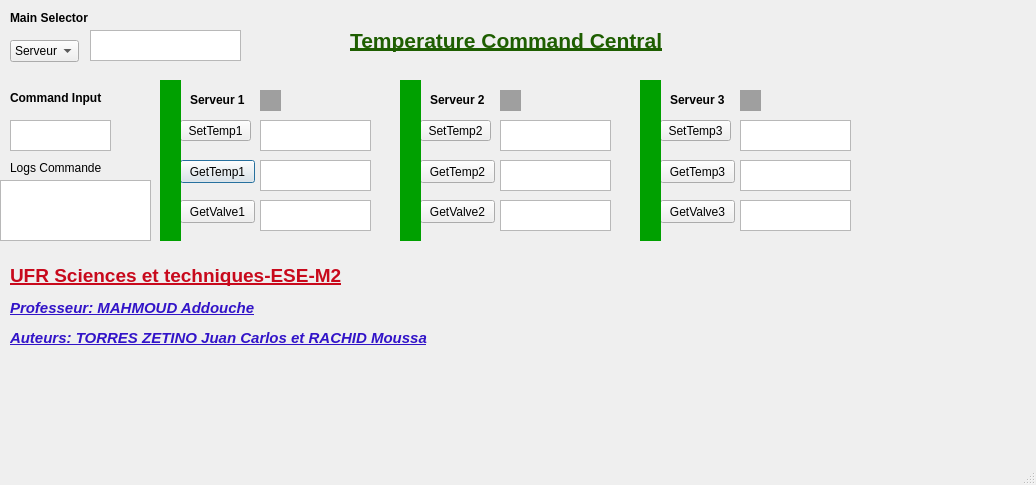
<?xml version="1.0" encoding="UTF-8"?>
<ui version="4.0">
 <class>Dialog</class>
 <widget class="QDialog" name="Dialog">
  <property name="geometry">
   <rect>
    <x>0</x>
    <y>0</y>
    <width>1036</width>
    <height>485</height>
   </rect>
  </property>
  <property name="windowTitle">
   <string>Dialog</string>
  </property>
  <property name="sizeGripEnabled">
   <bool>true</bool>
  </property>
  <widget class="QTextEdit" name="textEdit">
   <property name="geometry">
    <rect>
     <x>260</x>
     <y>160</y>
     <width>111</width>
     <height>31</height>
    </rect>
   </property>
   <property name="readOnly">
    <bool>true</bool>
   </property>
   <property name="html">
    <string>&lt;!DOCTYPE HTML PUBLIC &quot;-//W3C//DTD HTML 4.0//EN&quot; &quot;http://www.w3.org/TR/REC-html40/strict.dtd&quot;&gt;
&lt;html&gt;&lt;head&gt;&lt;meta name=&quot;qrichtext&quot; content=&quot;1&quot; /&gt;&lt;style type=&quot;text/css&quot;&gt;
p, li { white-space: pre-wrap; }
&lt;/style&gt;&lt;/head&gt;&lt;body style=&quot; font-family:'MS Shell Dlg 2'; font-size:8.25pt; font-weight:400; font-style:normal;&quot;&gt;
&lt;p style=&quot;-qt-paragraph-type:empty; margin-top:0px; margin-bottom:0px; margin-left:0px; margin-right:0px; -qt-block-indent:0; text-indent:0px;&quot;&gt;&lt;br /&gt;&lt;/p&gt;&lt;/body&gt;&lt;/html&gt;</string>
   </property>
  </widget>
  <widget class="QTextEdit" name="textEdit_2">
   <property name="geometry">
    <rect>
     <x>0</x>
     <y>180</y>
     <width>151</width>
     <height>61</height>
    </rect>
   </property>
   <property name="readOnly">
    <bool>true</bool>
   </property>
  </widget>
  <widget class="QPushButton" name="pushButton">
   <property name="geometry">
    <rect>
     <x>180</x>
     <y>160</y>
     <width>75</width>
     <height>23</height>
    </rect>
   </property>
   <property name="text">
    <string>GetTemp1</string>
   </property>
  </widget>
  <widget class="QPushButton" name="pushButton_2">
   <property name="geometry">
    <rect>
     <x>180</x>
     <y>120</y>
     <width>71</width>
     <height>21</height>
    </rect>
   </property>
   <property name="text">
    <string>SetTemp1</string>
   </property>
  </widget>
  <widget class="QListWidget" name="listWidget">
   <property name="geometry">
    <rect>
     <x>-200</x>
     <y>500</y>
     <width>256</width>
     <height>192</height>
    </rect>
   </property>
  </widget>
  <widget class="QTextEdit" name="textEdit_3">
   <property name="geometry">
    <rect>
     <x>260</x>
     <y>200</y>
     <width>111</width>
     <height>31</height>
    </rect>
   </property>
   <property name="readOnly">
    <bool>true</bool>
   </property>
  </widget>
  <widget class="QPushButton" name="pushButton_3">
   <property name="geometry">
    <rect>
     <x>180</x>
     <y>200</y>
     <width>75</width>
     <height>23</height>
    </rect>
   </property>
   <property name="text">
    <string>GetValve1</string>
   </property>
  </widget>
  <widget class="QTextEdit" name="textEdit_4">
   <property name="geometry">
    <rect>
     <x>260</x>
     <y>120</y>
     <width>111</width>
     <height>31</height>
    </rect>
   </property>
   <property name="readOnly">
    <bool>true</bool>
   </property>
  </widget>
  <widget class="QLabel" name="label">
   <property name="geometry">
    <rect>
     <x>10</x>
     <y>160</y>
     <width>91</width>
     <height>16</height>
    </rect>
   </property>
   <property name="text">
    <string>Logs Commandes </string>
   </property>
  </widget>
  <widget class="QTextEdit" name="textEdit_7">
   <property name="geometry">
    <rect>
     <x>10</x>
     <y>120</y>
     <width>101</width>
     <height>31</height>
    </rect>
   </property>
  </widget>
  <widget class="QLabel" name="label_2">
   <property name="geometry">
    <rect>
     <x>10</x>
     <y>90</y>
     <width>111</width>
     <height>16</height>
    </rect>
   </property>
   <property name="font">
    <font>
     <pointsize>9</pointsize>
     <weight>75</weight>
     <bold>true</bold>
    </font>
   </property>
   <property name="text">
    <string>Command Input</string>
   </property>
  </widget>
  <widget class="QLabel" name="label_3">
   <property name="geometry">
    <rect>
     <x>190</x>
     <y>90</y>
     <width>131</width>
     <height>20</height>
    </rect>
   </property>
   <property name="font">
    <font>
     <pointsize>9</pointsize>
     <weight>75</weight>
     <bold>true</bold>
    </font>
   </property>
   <property name="text">
    <string>Serveur 1</string>
   </property>
  </widget>
  <widget class="QMdiArea" name="mdiArea">
   <property name="geometry">
    <rect>
     <x>260</x>
     <y>90</y>
     <width>21</width>
     <height>21</height>
    </rect>
   </property>
  </widget>
  <widget class="QComboBox" name="comboBox">
   <property name="geometry">
    <rect>
     <x>10</x>
     <y>40</y>
     <width>69</width>
     <height>22</height>
    </rect>
   </property>
   <item>
    <property name="text">
     <string>Serveur1</string>
    </property>
   </item>
   <item>
    <property name="text">
     <string>Serveur2</string>
    </property>
   </item>
   <item>
    <property name="text">
     <string>Serveur3</string>
    </property>
   </item>
  </widget>
  <widget class="QLabel" name="label_4">
   <property name="geometry">
    <rect>
     <x>10</x>
     <y>10</y>
     <width>111</width>
     <height>16</height>
    </rect>
   </property>
   <property name="font">
    <font>
     <pointsize>9</pointsize>
     <weight>75</weight>
     <bold>true</bold>
    </font>
   </property>
   <property name="text">
    <string>Main Selector</string>
   </property>
  </widget>
  <widget class="QMdiArea" name="mdiArea_2">
   <property name="geometry">
    <rect>
     <x>500</x>
     <y>90</y>
     <width>21</width>
     <height>21</height>
    </rect>
   </property>
  </widget>
  <widget class="QPushButton" name="pushButton_4">
   <property name="geometry">
    <rect>
     <x>420</x>
     <y>200</y>
     <width>75</width>
     <height>23</height>
    </rect>
   </property>
   <property name="text">
    <string>GetValve2</string>
   </property>
  </widget>
  <widget class="QTextEdit" name="textEdit_6">
   <property name="geometry">
    <rect>
     <x>500</x>
     <y>120</y>
     <width>111</width>
     <height>31</height>
    </rect>
   </property>
   <property name="readOnly">
    <bool>true</bool>
   </property>
  </widget>
  <widget class="QPushButton" name="pushButton_5">
   <property name="geometry">
    <rect>
     <x>420</x>
     <y>120</y>
     <width>71</width>
     <height>21</height>
    </rect>
   </property>
   <property name="text">
    <string>SetTemp2</string>
   </property>
  </widget>
  <widget class="QTextEdit" name="textEdit_9">
   <property name="geometry">
    <rect>
     <x>500</x>
     <y>160</y>
     <width>111</width>
     <height>31</height>
    </rect>
   </property>
   <property name="readOnly">
    <bool>true</bool>
   </property>
   <property name="html">
    <string>&lt;!DOCTYPE HTML PUBLIC &quot;-//W3C//DTD HTML 4.0//EN&quot; &quot;http://www.w3.org/TR/REC-html40/strict.dtd&quot;&gt;
&lt;html&gt;&lt;head&gt;&lt;meta name=&quot;qrichtext&quot; content=&quot;1&quot; /&gt;&lt;style type=&quot;text/css&quot;&gt;
p, li { white-space: pre-wrap; }
&lt;/style&gt;&lt;/head&gt;&lt;body style=&quot; font-family:'MS Shell Dlg 2'; font-size:8.25pt; font-weight:400; font-style:normal;&quot;&gt;
&lt;p style=&quot;-qt-paragraph-type:empty; margin-top:0px; margin-bottom:0px; margin-left:0px; margin-right:0px; -qt-block-indent:0; text-indent:0px;&quot;&gt;&lt;br /&gt;&lt;/p&gt;&lt;/body&gt;&lt;/html&gt;</string>
   </property>
  </widget>
  <widget class="QTextEdit" name="textEdit_10">
   <property name="geometry">
    <rect>
     <x>500</x>
     <y>200</y>
     <width>111</width>
     <height>31</height>
    </rect>
   </property>
   <property name="readOnly">
    <bool>true</bool>
   </property>
  </widget>
  <widget class="QLabel" name="label_7">
   <property name="geometry">
    <rect>
     <x>430</x>
     <y>90</y>
     <width>71</width>
     <height>20</height>
    </rect>
   </property>
   <property name="font">
    <font>
     <pointsize>9</pointsize>
     <weight>75</weight>
     <bold>true</bold>
    </font>
   </property>
   <property name="text">
    <string>Serveur 2</string>
   </property>
  </widget>
  <widget class="QPushButton" name="pushButton_6">
   <property name="geometry">
    <rect>
     <x>420</x>
     <y>160</y>
     <width>75</width>
     <height>23</height>
    </rect>
   </property>
   <property name="text">
    <string>GetTemp2</string>
   </property>
  </widget>
  <widget class="QMdiArea" name="mdiArea_3">
   <property name="geometry">
    <rect>
     <x>740</x>
     <y>90</y>
     <width>21</width>
     <height>21</height>
    </rect>
   </property>
  </widget>
  <widget class="QTextEdit" name="textEdit_5">
   <property name="geometry">
    <rect>
     <x>90</x>
     <y>30</y>
     <width>151</width>
     <height>31</height>
    </rect>
   </property>
   <property name="readOnly">
    <bool>true</bool>
   </property>
  </widget>
  <widget class="QPushButton" name="pushButton_7">
   <property name="geometry">
    <rect>
     <x>660</x>
     <y>200</y>
     <width>75</width>
     <height>23</height>
    </rect>
   </property>
   <property name="text">
    <string>GetValve3</string>
   </property>
  </widget>
  <widget class="QTextEdit" name="textEdit_11">
   <property name="geometry">
    <rect>
     <x>740</x>
     <y>200</y>
     <width>111</width>
     <height>31</height>
    </rect>
   </property>
   <property name="readOnly">
    <bool>true</bool>
   </property>
  </widget>
  <widget class="QPushButton" name="pushButton_8">
   <property name="geometry">
    <rect>
     <x>660</x>
     <y>160</y>
     <width>75</width>
     <height>23</height>
    </rect>
   </property>
   <property name="text">
    <string>GetTemp3</string>
   </property>
  </widget>
  <widget class="QTextEdit" name="textEdit_12">
   <property name="geometry">
    <rect>
     <x>740</x>
     <y>160</y>
     <width>111</width>
     <height>31</height>
    </rect>
   </property>
   <property name="readOnly">
    <bool>true</bool>
   </property>
   <property name="html">
    <string>&lt;!DOCTYPE HTML PUBLIC &quot;-//W3C//DTD HTML 4.0//EN&quot; &quot;http://www.w3.org/TR/REC-html40/strict.dtd&quot;&gt;
&lt;html&gt;&lt;head&gt;&lt;meta name=&quot;qrichtext&quot; content=&quot;1&quot; /&gt;&lt;style type=&quot;text/css&quot;&gt;
p, li { white-space: pre-wrap; }
&lt;/style&gt;&lt;/head&gt;&lt;body style=&quot; font-family:'MS Shell Dlg 2'; font-size:8.25pt; font-weight:400; font-style:normal;&quot;&gt;
&lt;p style=&quot;-qt-paragraph-type:empty; margin-top:0px; margin-bottom:0px; margin-left:0px; margin-right:0px; -qt-block-indent:0; text-indent:0px;&quot;&gt;&lt;br /&gt;&lt;/p&gt;&lt;/body&gt;&lt;/html&gt;</string>
   </property>
  </widget>
  <widget class="QPushButton" name="pushButton_9">
   <property name="geometry">
    <rect>
     <x>660</x>
     <y>120</y>
     <width>71</width>
     <height>21</height>
    </rect>
   </property>
   <property name="text">
    <string>SetTemp3</string>
   </property>
  </widget>
  <widget class="QTextEdit" name="textEdit_8">
   <property name="geometry">
    <rect>
     <x>740</x>
     <y>120</y>
     <width>111</width>
     <height>31</height>
    </rect>
   </property>
   <property name="readOnly">
    <bool>true</bool>
   </property>
  </widget>
  <widget class="QLabel" name="label_8">
   <property name="geometry">
    <rect>
     <x>670</x>
     <y>90</y>
     <width>71</width>
     <height>20</height>
    </rect>
   </property>
   <property name="font">
    <font>
     <pointsize>9</pointsize>
     <weight>75</weight>
     <bold>true</bold>
    </font>
   </property>
   <property name="text">
    <string>Serveur 3</string>
   </property>
  </widget>
  <widget class="QMdiArea" name="mdiArea_4">
   <property name="geometry">
    <rect>
     <x>400</x>
     <y>80</y>
     <width>21</width>
     <height>161</height>
    </rect>
   </property>
   <property name="background">
    <brush brushstyle="SolidPattern">
     <color alpha="255">
      <red>0</red>
      <green>160</green>
      <blue>0</blue>
     </color>
    </brush>
   </property>
  </widget>
  <widget class="QMdiArea" name="mdiArea_5">
   <property name="geometry">
    <rect>
     <x>640</x>
     <y>80</y>
     <width>21</width>
     <height>161</height>
    </rect>
   </property>
   <property name="background">
    <brush brushstyle="SolidPattern">
     <color alpha="255">
      <red>0</red>
      <green>160</green>
      <blue>0</blue>
     </color>
    </brush>
   </property>
  </widget>
  <widget class="QMdiArea" name="mdiArea_6">
   <property name="geometry">
    <rect>
     <x>160</x>
     <y>80</y>
     <width>21</width>
     <height>161</height>
    </rect>
   </property>
   <property name="background">
    <brush brushstyle="SolidPattern">
     <color alpha="255">
      <red>0</red>
      <green>160</green>
      <blue>0</blue>
     </color>
    </brush>
   </property>
  </widget>
  <widget class="QLabel" name="label_5">
   <property name="geometry">
    <rect>
     <x>350</x>
     <y>25</y>
     <width>381</width>
     <height>31</height>
    </rect>
   </property>
   <property name="font">
    <font>
     <pointsize>9</pointsize>
     <weight>75</weight>
     <bold>true</bold>
    </font>
   </property>
   <property name="autoFillBackground">
    <bool>false</bool>
   </property>
   <property name="text">
    <string>&lt;html&gt;&lt;head/&gt;&lt;body&gt;&lt;p&gt;&lt;span style=&quot; font-size:16pt; text-decoration: underline; color:#1e5e01;&quot;&gt;Temperature Command Central&lt;/span&gt;&lt;/p&gt;&lt;/body&gt;&lt;/html&gt;</string>
   </property>
  </widget>
  <widget class="QLabel" name="label_6">
   <property name="geometry">
    <rect>
     <x>10</x>
     <y>260</y>
     <width>451</width>
     <height>91</height>
    </rect>
   </property>
   <property name="font">
    <font>
     <pointsize>9</pointsize>
     <weight>75</weight>
     <bold>true</bold>
    </font>
   </property>
   <property name="autoFillBackground">
    <bool>false</bool>
   </property>
   <property name="text">
    <string>&lt;html&gt;&lt;head/&gt;&lt;body&gt;&lt;p&gt;&lt;span style=&quot; font-size:14pt; text-decoration: underline; color:#c8091c;&quot;&gt;UFR Sciences et techniques-ESE-M2&lt;/span&gt;&lt;/p&gt;&lt;p&gt;&lt;span style=&quot; font-size:11pt; font-style:italic; text-decoration: underline; color:#3214c8;&quot;&gt;Professeur: MAHMOUD Addouche&lt;/span&gt;&lt;/p&gt;&lt;p&gt;&lt;span style=&quot; font-size:11pt; font-style:italic; text-decoration: underline; color:#3214c8;&quot;&gt;Auteurs: TORRES ZETINO Juan Carlos et RACHID Moussa&lt;/span&gt;&lt;/p&gt;&lt;/body&gt;&lt;/html&gt;</string>
   </property>
  </widget>
 </widget>
 <resources/>
 <connections/>
</ui>
